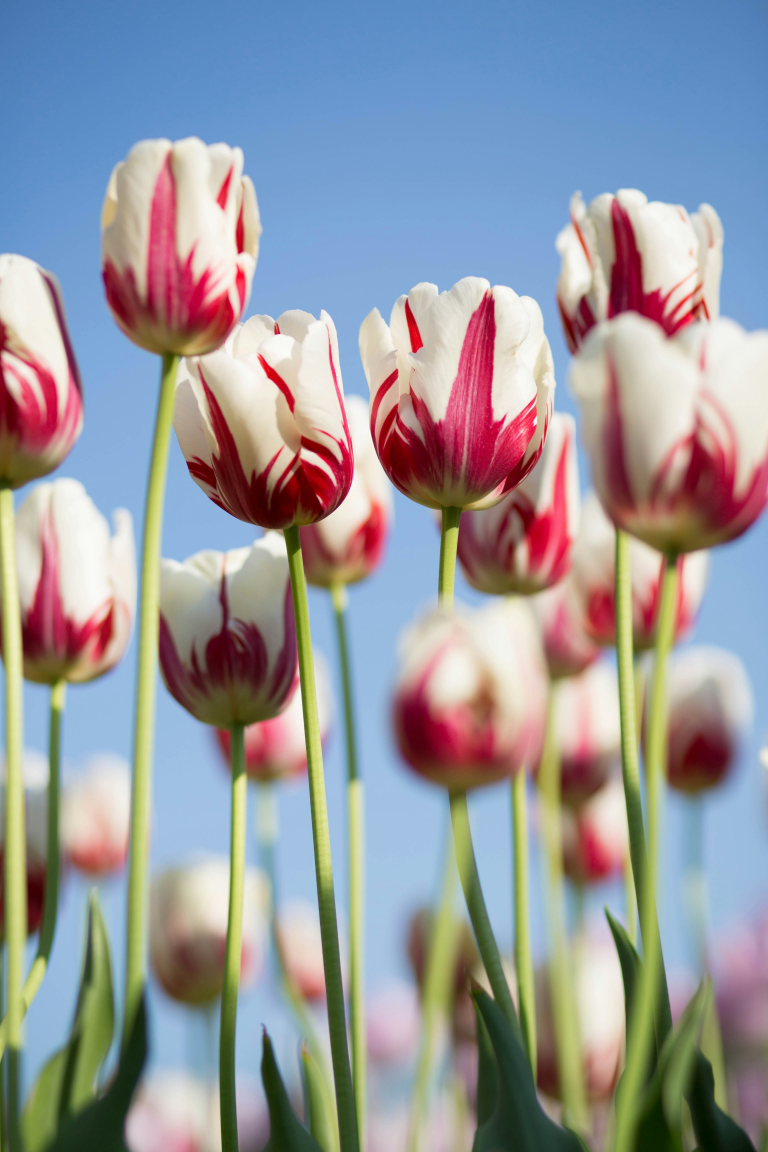
#> input picture flori.png, 3840 x 5760 px (shown at 1/5 size)
$ python lab5.py
#> lines starting #> are read from the running program, lines starting #| are printed output that depends on the picture
import numpy as np
import cv2
from matplotlib import pyplot as plt


img = cv2.imread('flori.png',0)
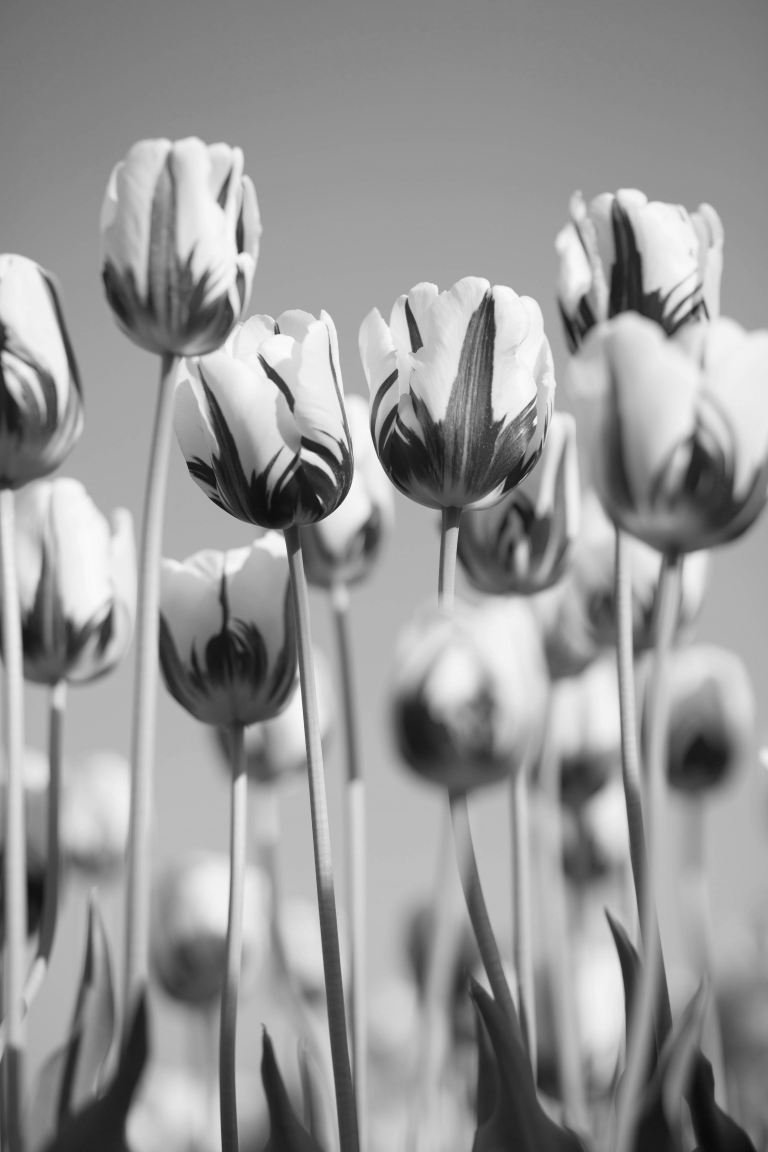
#> img: shape (5760, 3840) (shown at 1/5 size); min 8, max 255, mean 151.7
img2 = cv2.imread('flori.png',1)
#> img2 is the input picture: shape (5760, 3840, 3); mean B, G, R 157.4, 151.5, 150.3
imagine_afisare1 = cv2.resize(img, (0, 0), fx=0.1, fy=0.1)
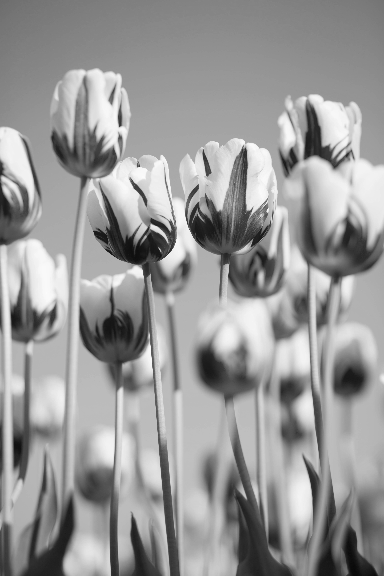
#> imagine_afisare1: shape (576, 384); min 9, max 251, mean 151.9
imagine_afisare2 = cv2.resize(img2, (0, 0), fx=0.1, fy=0.1)
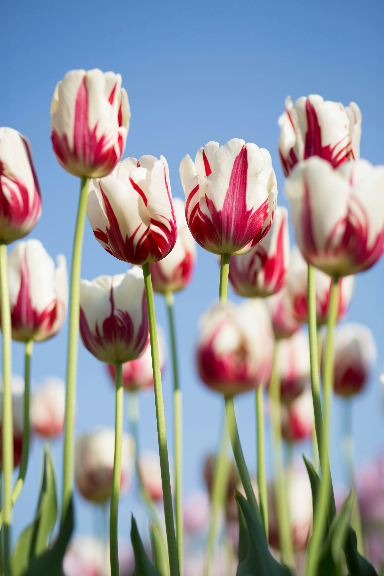
#> imagine_afisare2: shape (576, 384, 3); mean B, G, R 157.6, 151.6, 150.4
cv2.imshow('img',imagine_afisare1)
cv2.imshow('img_color',imagine_afisare2)
k=cv2.waitKey(0)
#> (key Esc is pressed here)
k=cv2.waitKey(0)
#> (key Esc is pressed here)

img3 = cv2.imread('flori.png',0)
img3 = cv2.resize(img3, (0,0), fx=0.2, fy=0.2)
cv2.imshow('img3',img3)
k=cv2.waitKey(0)
#> (key Esc is pressed here)
if k == 27: #w8 for ESC to exit
    cv2.destroyAllWindows()
elif k == ord('s'): #w8 for s to save and exit
    cv2.imwrite('florigray2.png',img3)


img4 = cv2.imread('flori.png',1)
img4 = cv2.cvtColor(img4, cv2.COLOR_BGR2HSV)
#> img4: shape (5760, 3840, 3); mean H, S, V 75.5, 94.6, 185.7
img4 = cv2.resize(img4, (0, 0), fx=0.1, fy=0.1)
#> img4: shape (576, 384, 3); mean H, S, V 75.5, 94.7, 185.8
cv2.imshow('img4',img4)
k=cv2.waitKey(0)
#> (key Esc is pressed here)

img5 = cv2.imread('flori.png',1)
img5 = cv2.cvtColor(img5, cv2.COLOR_BGR2YCrCb)
#> img5: shape (5760, 3840, 3); mean of channels 0, 1, 2 151.7, 126.9, 131.2
img5 = cv2.resize(img5, (0, 0), fx=0.1, fy=0.1)
#> img5: shape (576, 384, 3); mean of channels 0, 1, 2 151.9, 126.9, 131.2
cv2.imshow('img5',img5)
k=cv2.waitKey(0)
#> (key Esc is pressed here)

img6 = cv2.imread('flori.png',1)
img6 = cv2.resize(img6, (0, 0), fx=0.1, fy=0.1)
img6_rgb = cv2.cvtColor(img6, cv2.COLOR_BGR2RGB)
plt.figure(figsize=[10,5])
plt.imshow(img6_rgb)
plt.title("imagine originala RGB")
plt.axis('off')
plt.show()
hsvimg6 = cv2.cvtColor(img6, cv2.COLOR_BGR2HSV)
#> hsvimg6: shape (576, 384, 3); mean H, S, V 75.5, 94.5, 185.8
H, S, V = cv2.split(hsvimg6)
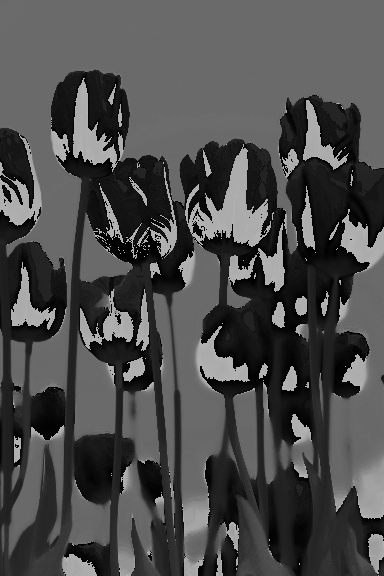
#> H: shape (576, 384); min 0, max 179, mean 75.5
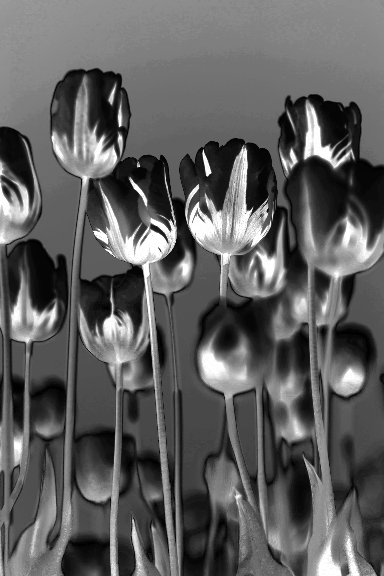
#> S: shape (576, 384); min 0, max 255, mean 94.5
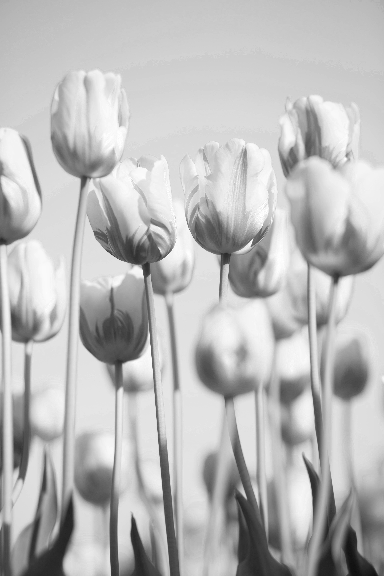
#> V: shape (576, 384); min 14, max 255, mean 185.8
H_array = H[S>10].flatten()

print(f"forma canalului H: {H.shape}")
#| forma canalului H: (576, 384)
print(f"Număr de pixeli filtrați: {H_array.shape}")
#| Număr de pixeli filtrați: (211848,)

plt.figure(figsize=[12,5])
plt.subplot(121)
plt.imshow(img6_rgb)
plt.title("Imagine")
plt.axis('off')

plt.subplot(122)
plt.hist(H_array, bins=180, color='r', range=[0, 180])
plt.title("Histogram")
plt.xlabel("Nuanta (0-179)")
plt.ylabel("Nr. Pixeli")
plt.show()
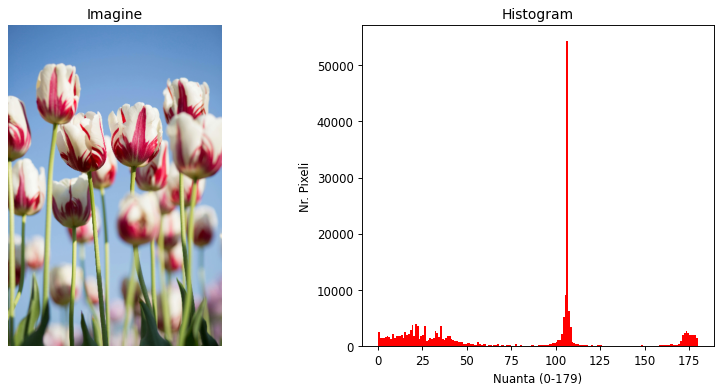
#> figure drawn by matplotlib, 2 panels; panel 2: tallest bar 54367 high, from x = 106 to 107

$ run again, with 2.png copied over flori.png
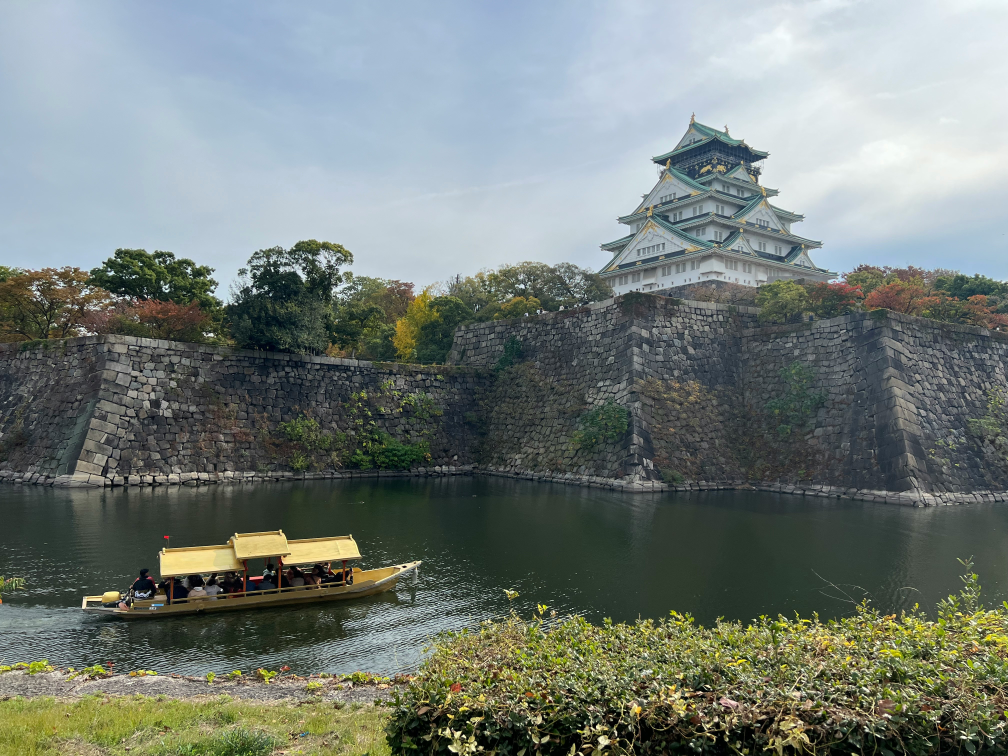
#> input picture 2.png, 4032 x 3024 px (shown at 1/4 size)
#> img2 is the input picture: shape (3024, 4032, 3); mean B, G, R 120.5, 125.7, 116.8
#> hsvimg6: shape (302, 403, 3); mean H, S, V 75.2, 57.1, 132.5
#> `H, S, V = cv2.split(hsvimg6)`:
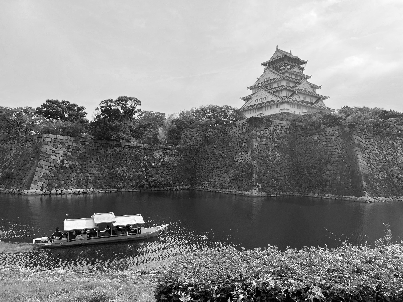
#> V: shape (302, 403); min 0, max 255, mean 132.5
#| forma canalului H: (302, 403)
#| Număr de pixeli filtrați: (115219,)
#> `plt.show()`:
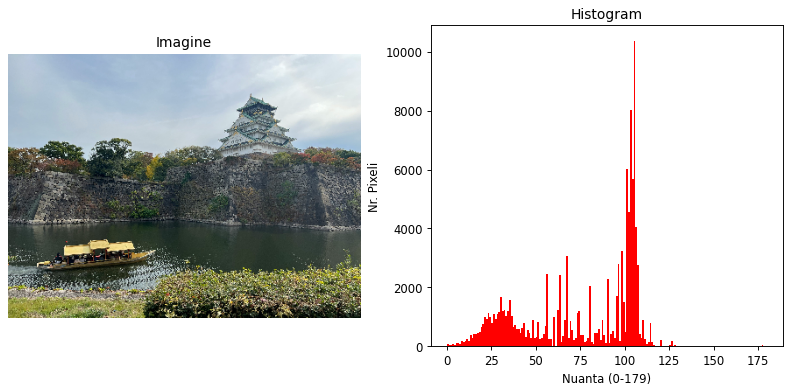
#> figure drawn by matplotlib, 2 panels; panel 2: tallest bar 10380 high, from x = 105 to 106
